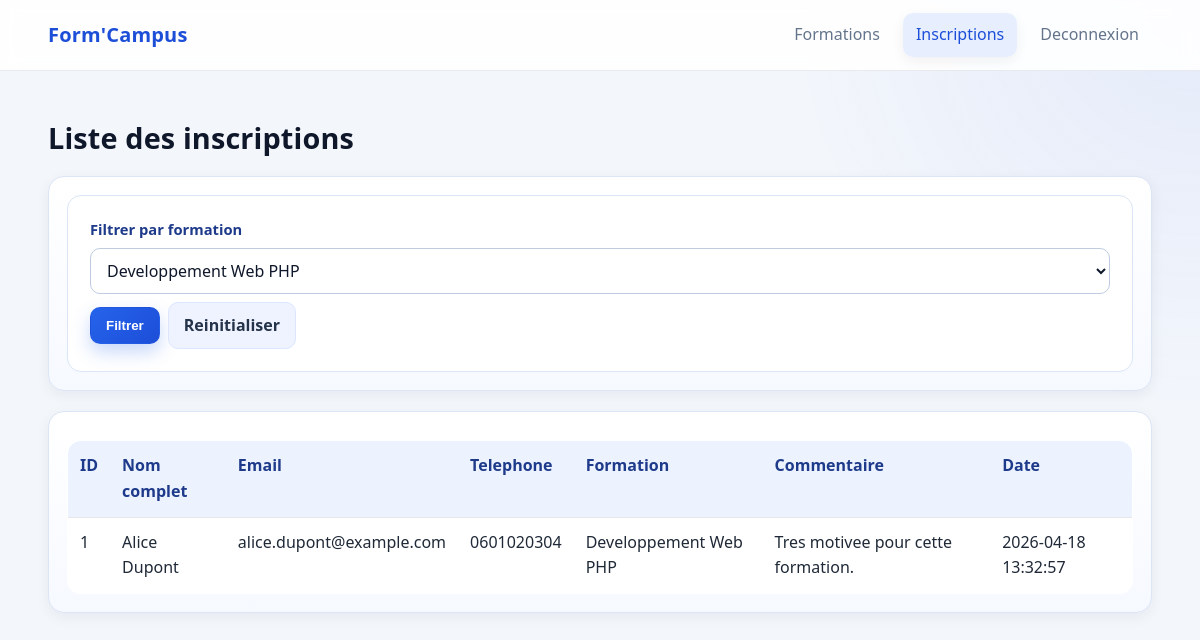
The page /admin_inscriptions.php?formation=1 (signed in) on the database its author committed.
### tables this page shows
CREATE TABLE IF NOT EXISTS inscriptions (
  id INT UNSIGNED AUTO_INCREMENT PRIMARY KEY,
  nom VARCHAR(100) NOT NULL,
  prenom VARCHAR(100) NOT NULL,
  email VARCHAR(150) NOT NULL,
  tel VARCHAR(30) NOT NULL,
  id_formation INT UNSIGNED NOT NULL,
  commentaire TEXT NULL,
  date_inscription DATETIME NOT NULL DEFAULT CURRENT_TIMESTAMP,
  CONSTRAINT fk_inscriptions_formation
    FOREIGN KEY (id_formation) REFERENCES formations(id)
    ON UPDATE CASCADE
    ON DELETE RESTRICT
);

CREATE TABLE IF NOT EXISTS formations (
  id INT UNSIGNED AUTO_INCREMENT PRIMARY KEY,
  titre VARCHAR(150) NOT NULL,
  categorie VARCHAR(100) NOT NULL,
  description TEXT NOT NULL,
  duree VARCHAR(50) NOT NULL,
  prix DECIMAL(10,2) NOT NULL
);

### admin_inscriptions.php (the view, shortened to what this page needs)
<?php
require_once __DIR__ . '/connexion.php';
$formationsStmt = $pdo->query("SELECT id, titre FROM formations ORDER BY titre ASC");
$formations = $formationsStmt->fetchAll();
$selectedFormation = $_GET['formation'] ?? '';
$inscriptions = [];
if ($selectedFormation !== '' && ctype_digit($selectedFormation)) {
    $stmt = $pdo->prepare(
        "SELECT i.id, i.nom, i.prenom, i.email, i.tel, i.commentaire, i.date_inscription, f.titre
         FROM inscriptions i
         INNER JOIN formations f ON f.id = i.id_formation
         WHERE i.id_formation = :id_formation
         ORDER BY i.date_inscription DESC"
    );
    $stmt->execute(['id_formation' => (int) $selectedFormation]);
    $inscriptions = $stmt->fetchAll();
}
?>
<!DOCTYPE html>
<html lang="fr">
<head>
  <link rel="stylesheet" href="style.css">
</head>
<body class="admin-page">
  <header>
    <div class="container navbar">
      <a class="brand" href="index.php">Form'Campus</a>
      <nav class="menu">
        <a href="admin_formations.php">Formations</a>
        <a href="admin_inscriptions.php" class="active">Inscriptions</a>
        <a href="logout.php">Deconnexion</a>
      </nav>
    </div>
  </header>
  <main>
    <div class="container">
      <h1>Liste des inscriptions</h1>
      <section class="admin-section">
      <form method="get" action="admin_inscriptions.php" class="admin-filter-form">
        <label for="formation">Filtrer par formation</label>
        <div class="actions">
          <select id="formation" name="formation">
            <?php foreach ($formations as $formation): ?>
              <option value="<?php echo (int) $formation['id']; ?>" <?php echo ($selectedFormation === (string) $formation['id']) ? 'selected' : ''; ?>>
                <?php echo htmlspecialchars($formation['titre']); ?>
              </option>
            <?php endforeach; ?>
          </select>
          <button type="submit" class="btn btn-primary">Filtrer</button>
          <a class="btn btn-secondary" href="admin_inscriptions.php">Reinitialiser</a>
        </div>
      </form>
      </section>
      <section class="admin-section">
      <table class="admin-table">
        <thead>
          <tr>
            <th>ID</th>
            <th>Nom complet</th>
            <th>Email</th>
            <th>Telephone</th>
            <th>Formation</th>
            <th>Commentaire</th>
            <th>Date</th>
          </tr>
        </thead>
        <tbody>
          <?php if (empty($inscriptions)): ?>
            <tr>
              <td colspan="7">Aucune inscription trouvee.</td>
            </tr>
          <?php else: ?>
            <?php foreach ($inscriptions as $item): ?>
              <tr>
                <td><?php echo (int) $item['id']; ?></td>
                <td><?php echo htmlspecialchars($item['prenom'] . ' ' . $item['nom']); ?></td>
                <td><?php echo htmlspecialchars($item['email']); ?></td>
                <td><?php echo htmlspecialchars($item['tel']); ?></td>
                <td><?php echo htmlspecialchars($item['titre']); ?></td>
                <td><?php echo htmlspecialchars($item['commentaire'] ?? ''); ?></td>
                <td><?php echo htmlspecialchars($item['date_inscription']); ?></td>
              </tr>
            <?php endforeach; ?>
          <?php endif; ?>
        </tbody>
      </table>
      </section>
    </div>
  </main>
</body>
</html>

### style.css (style rules this page uses)
:root { --bg: #f3f6fb; --surface: #ffffff; --surface-soft: #f8fbff; --primary: #2563eb; --primary-dark: #1d4ed8; --text: #0f172a; --muted: #64748b; --danger: #c62828; --success: #1b8a4a; --border: #e5e7eb; --shadow: 0 14px 34px rgba(15, 23, 42, 0.09); --shadow-soft: 0 4px 14px rgba(15, 23, 42, 0.06); --radius: 14px; --radius-sm: 10px; --max-content: 1120px; }
* { box-sizing: border-box; }
body { margin: 0; font-family: "Segoe UI", Roboto, Arial, sans-serif; color: var(--text); background: radial-gradient(circle at top right, rgba(37, 99, 235, 0.08), transparent 30%), var(--bg); line-height: 1.6; text-rendering: optimizeLegibility; -webkit-font-smoothing: antialiased; }
a { color: inherit; text-decoration: none; }
.container { width: min(var(--max-content), 92%); margin: 0 auto; }
h1, h2, h3 { line-height: 1.25; letter-spacing: 0.15px; }
h1 { font-size: clamp(1.5rem, 2.4vw, 2rem); }
header { background: rgba(255, 255, 255, 0.9); backdrop-filter: blur(8px); border-bottom: 1px solid rgba(229, 231, 235, 0.85); position: sticky; top: 0; z-index: 20; }
.navbar { min-height: 70px; display: flex; align-items: center; justify-content: space-between; gap: 12px; }
.brand { font-size: 1.25rem; font-weight: 700; color: var(--primary-dark); letter-spacing: 0.2px; }
.menu { display: flex; align-items: center; gap: 10px; flex-wrap: wrap; }
.menu a { padding: 9px 13px; border-radius: 10px; color: var(--muted); transition: all 0.2s ease; }
.menu a:hover, .menu a.active { color: var(--primary-dark); background: #e7efff; box-shadow: var(--shadow-soft); }
main { padding: 30px 0 50px; }
.admin-page .container > h1 { margin-bottom: 12px; }
.admin-section { margin-top: 20px; background: linear-gradient(180deg, #ffffff, #f6f9ff); border: 1px solid #dbe5f5; border-radius: calc(var(--radius) + 2px); padding: 18px; box-shadow: var(--shadow-soft); }
.admin-page form { background: #ffffff; border-color: #dbe5f5; box-shadow: none; }
.admin-filter-form { margin-bottom: 0; }
.admin-page label { color: #1e3a8a; font-size: 0.92rem; }
.admin-page input, .admin-page select, .admin-page textarea { background: #ffffff; color: #0f172a; border: 1px solid #bfccdf; }
.admin-table { box-shadow: none; margin-top: 10px; }
.admin-table th { background: #ecf3ff; color: #1e3a8a; }
.admin-table td { color: #1f2937; }
.btn { display: inline-flex; align-items: center; justify-content: center; gap: 8px; border: 1px solid transparent; border-radius: var(--radius-sm); padding: 10px 15px; font-weight: 600; cursor: pointer; transition: all 0.2s ease; }
.btn-primary { background: linear-gradient(135deg, var(--primary), var(--primary-dark)); color: #fff; box-shadow: 0 8px 18px rgba(37, 99, 235, 0.25); }
.btn-secondary { background: #eef3ff; color: #24324a; border-color: #dce6ff; }
form { background: linear-gradient(180deg, #ffffff, var(--surface-soft)); border: 1px solid var(--border); border-radius: var(--radius); padding: 22px; box-shadow: var(--shadow); }
label { display: block; margin-bottom: 6px; font-weight: 600; }
input, select, textarea { width: 100%; padding: 10px 12px; border-radius: var(--radius-sm); border: 1px solid #d1d5db; font: inherit; background: #fff; transition: border-color 0.2s ease, box-shadow 0.2s ease; }
table { width: 100%; border-collapse: collapse; background: var(--surface); border: 1px solid var(--border); border-radius: var(--radius); overflow: hidden; box-shadow: var(--shadow); }
th, td { text-align: left; border-bottom: 1px solid var(--border); padding: 12px; vertical-align: top; }
th { background: #f2f6fd; color: #1e3a8a; }
.actions { display: flex; gap: 8px; flex-wrap: wrap; align-items: center; }

### rows shown on the page
inscriptions: id "1", prenom+nom "Alice Dupont", email "alice.dupont@example.com", tel "0601020304", id_formation.titre "Developpement Web PHP", commentaire "Tres motivee pour cette formation.", date_inscription "2026-04-18 13:32:57"

### other values the page prints
form field formation "Developpement Web PHP"
